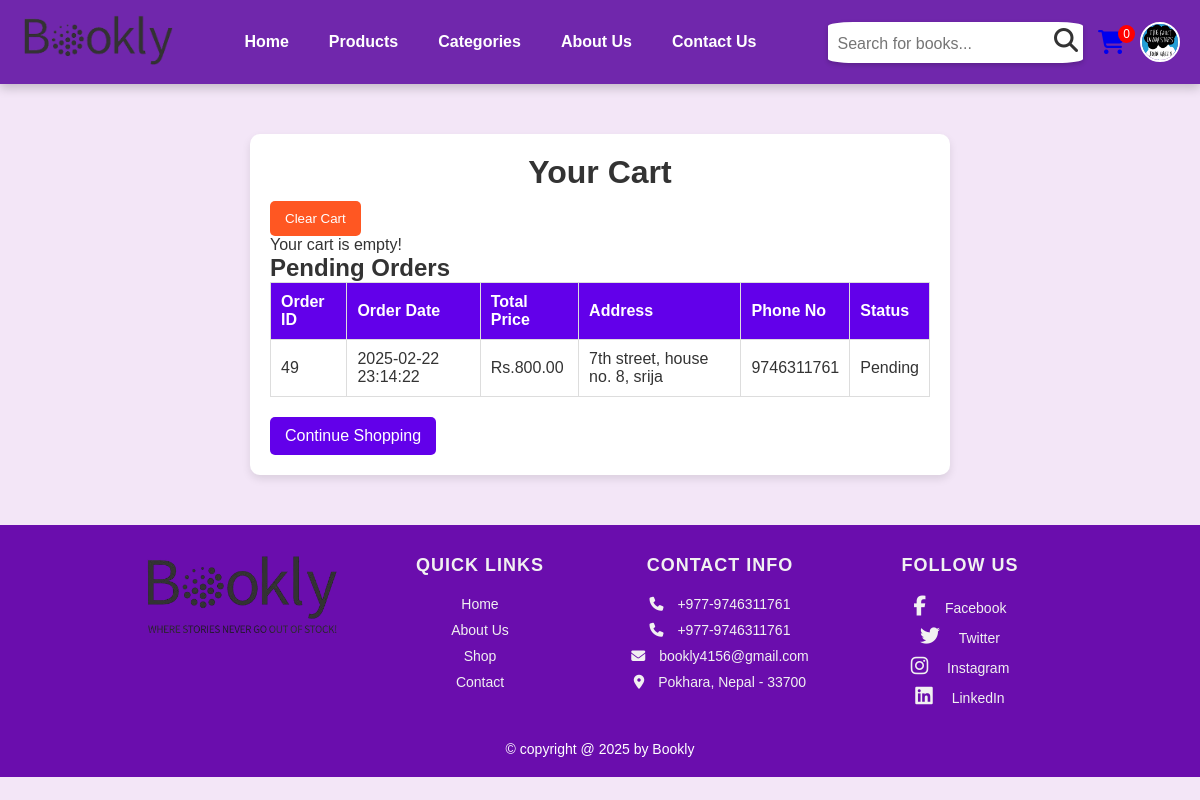
The app's page /cart.php (signed in) with its own data.
### tables this page shows
CREATE TABLE `users` (
  `id` int(11) NOT NULL,
  `username` varchar(50) NOT NULL,
  `email` varchar(30) NOT NULL,
  `password` varchar(255) NOT NULL,
  `address` varchar(50) NOT NULL,
  `phone_no` varchar(20) NOT NULL,
  `created_at` timestamp NOT NULL DEFAULT current_timestamp(),
  `profile_image` varchar(255) DEFAULT NULL
);

CREATE TABLE `orders` (
  `id` int(11) NOT NULL,
  `user_id` int(11) DEFAULT NULL,
  `order_date` timestamp NOT NULL DEFAULT current_timestamp(),
  `total_price` decimal(10,2) DEFAULT NULL,
  `status` enum('Pending','Completed','Cancelled') DEFAULT NULL,
  `address` varchar(30) NOT NULL,
  `phone_no` varchar(15) NOT NULL
);

### cart.php (the view, shortened to what this page needs)
<?php
include 'connection/config.php';
$user_id = $_SESSION['id'];
$product_details = [];
$pending_orders = [];
$order_query = "SELECT * FROM orders WHERE user_id = ? AND status = 'Pending'";
$stmt = $mysqli->prepare($order_query);
$stmt->bind_param("i", $user_id);
$stmt->execute();
$result = $stmt->get_result();
while ($row = $result->fetch_assoc()) {
    $pending_orders[] = $row;
}
?>
<!DOCTYPE html>
<html lang="en">
<head>
    <link rel="stylesheet" href="css/style.css">
    <link rel="stylesheet" href="css/cart.css">
</head>
<body>
    <?php include 'header.php'; ?>
    <div class="wrapper">
        <div class="container">
            <h1>Your Cart</h1>
            <form method="POST" style="display: inline;">
                <button type="submit" name="clear_cart" class="btn clear-cart-btn">Clear Cart</button>
            </form>
            <?php if (empty($product_details)): ?>
                <p>Your cart is empty!</p>
            <?php endif; ?>
            <h2>Pending Orders</h2>
            <?php if (empty($pending_orders)): ?>
                <p>No pending orders.</p>
            <?php else: ?>
                <table>
                    <thead>
                        <tr>
                            <th>Order ID</th>
                            <th>Order Date</th>
                            <th>Total Price</th>
                            <th>Address</th>
                            <th>Phone No</th>
                            <th>Status</th>
                        </tr>
                    </thead>
                    <tbody>
                        <?php foreach ($pending_orders as $order): ?>
                            <tr>
                                <td><?php echo htmlspecialchars($order['id']); ?></td>
                                <td><?php echo htmlspecialchars($order['order_date']); ?></td>
                                <td>Rs.<?php echo htmlspecialchars($order['total_price']); ?></td>
                                <td><?php echo htmlspecialchars($order['address']); ?></td>
                                <td><?php echo htmlspecialchars($order['phone_no']); ?></td>
                                <td><?php echo htmlspecialchars($order['status']); ?></td>
                            </tr>
                        <?php endforeach; ?>
                    </tbody>
                </table>
            <?php endif; ?>
            <a href="products.php" class="btn" style="margin-top: 20px;">Continue Shopping</a>
        </div>
    </div>
    <?php include 'footer.php'; ?>
</body>
</html>

### header.php (shortened to what this page needs)
<?php
require_once './connection/config.php';
$cartCount = isset($_SESSION['cart']) ? count($_SESSION['cart']) : 0;
$user_id = $_SESSION['id'];
$username = $email = $profile_picture = "";
if ($user_id) {
    $sql = "SELECT username, email, profile_image FROM users WHERE id = ?";
    if ($stmt = $mysqli->prepare($sql)) {
        $stmt->bind_param("i", $user_id);
        if ($stmt->execute()) {
            $stmt->bind_result($username, $email, $profile_picture);
        }
    }
}
?>
<!DOCTYPE html>
<html lang="en">
<head>
    <link rel="stylesheet" href="https://cdnjs.cloudflare.com/ajax/libs/font-awesome/6.7.1/css/all.min.css">
    <link rel="stylesheet" href="css/header.css">
    <link rel="stylesheet" href="css/style.css">
</head>
<body class="<?php echo $_SESSION['theme'] ?? 'default-theme'; ?>">
    <header class="header">
        <div class="header-container">
            <div class="logo">
                <a href="index.php"><img src="logo/logo-no-slogan-removebg-preview.png" alt="Logo"></a>
            </div>
            <nav class="nav-bar">
                <ul class="nav-links">
                    <li><a href="index.php">Home</a></li>
                    <li><a href="products.php">Products</a></li>
                    <li>
                        <a href="category.php">Categories </i></a>
                    </li>
                    <li><a href="about.php">About Us</a></li>
                    <li><a href="contactus.php">Contact Us</a></li>
                </ul>
            </nav>
            <div class="header-right">
                <div class="search-bar">
                    <form action="search_filter.php" method="post">
                        <input type="text" name="search_query" placeholder="Search for books..." value="<?php echo isset($search_query) ? $search_query : ''; ?>"
                        />
                        <button type="submit" name="search_query_btn"><i class="fas fa-search"></i></button>
                    </form>
                </div>
                <div style="position: relative; display: inline-block;">
                    <a href="cart.php"><i class="fa fa-shopping-cart" style="font-size: 24px;"></i></a>
                    <span
                        style="position: absolute; top: -5px; right: -10px; background: red; color: white; font-size: 12px; padding: 2px 5px; border-radius: 50%;">
                        <?php echo $cartCount; ?>
                    </span>
                </div>
                <div class="user-profile">
                    <div class="profile-dropdown">
                        <img src="<?php echo $profile_picture ? $profile_picture : 'uploads/userPfp/default-avatar.png'; ?>" alt="User Avatar" class="avatar">
                    </div>
                </div>
            </div>
        </div>
    </header>
</body>
</html>

### css/style.css (style rules this page uses)
* { margin: 0; padding: 0; box-sizing: border-box; }
body { background-color: #f3e6f7; color: #333; font-family:'Lucida Sans', 'Lucida Sans Regular', 'Lucida Grande', 'Lucida Sans Unicode', Geneva, Verdana, sans-serif; }
header { background-color: #6a0dad; color: #fff; box-shadow: 0 4px 10px rgba(0, 0, 0, 0.2); padding: 10px 20px; position: sticky; top: 0; z-index: 1000; display: flex; align-items: center; justify-content: space-between; width: 100%; box-sizing: border-box; transition: background-color 0.3s ease, box-shadow 0.3s ease; }

### css/cart.css (style rules this page uses)
body { font-family: Arial, sans-serif; background-color: #f4f4f9; color: #333; }
.wrapper { display: flex; flex-direction: column; }
.container { flex: 1; width: 800px; margin: 50px auto; padding: 20px; background: #fff; border-radius: 10px; box-shadow: 0 4px 8px rgba(0, 0, 0, 0.1); }
h1 { text-align: center; }
table { width: 100%; border-collapse: collapse; }
th, td { padding: 10px; text-align: left; border: 1px solid #ddd; }
th { background-color: #6200ea; color: #fff; }
.btn { background: #6200ea; color: #fff; padding: 10px 15px; border: none; border-radius: 5px; cursor: pointer; text-decoration: none; display: inline-block; margin-top: 10px; }
.clear-cart-btn { background: #ff5722; }

### css/header.css (style rules this page uses)
.header { background-color: #7027ac; padding: 15px 20px; box-shadow: 0 4px 10px rgba(0, 0, 0, 0.2); display: flex; align-items: center; justify-content: space-between; position: sticky; top: 0; z-index: 1000; transition: background-color 0.3s; }
.logo img { height: 50px; transition: transform 0.3s; }
.user-profile { margin-left: 15px; display: flex; align-items: center; cursor: pointer; }
.profile-dropdown { position: relative; display: flex; align-items: center; }
.profile-dropdown .avatar { width: 40px; height: 40px; border-radius: 50%; object-fit: cover; border: 2px solid #ffffff; }
.nav-bar { display: flex; align-items: center; flex-grow: 1; justify-content: center; }
.nav-links { list-style: none; padding: 0; display: flex; align-items: center; }
.nav-links li { position: relative; padding: 0 20px; font-weight: bold; }
.nav-links a { text-decoration: none; color: #ffffff; transition: color 0.3s ease-in-out; }
.search-bar { display: flex; align-items: center; padding: 5px; background: #fff; border-radius: 10%; box-shadow: 0 2px 5px rgba(0, 0, 0, 0.2); margin-right: 15px; }
.search-bar input[type="text"] { padding: 5px; font-size: 16px; border: none; outline: none; }
.search-bar button { background: none; border: none; cursor: pointer; font-size: 24px; color: #333; transition: color 0.3s; }
.header-container { display: flex; align-items: center; justify-content: space-between; width: 100%; }
.header-right { display: flex; align-items: center; }

### cart.php (style rules this page uses)
.container { width: 700px; }

### records on screen
users: profile_image (picture)
orders: id "49", order_date "2025-02-22 23:14:22", total_price "800.00", address "7th street, house no. 8, srija", phone_no "9746311761", status "Pending"

### other values on screen
$cartCount "0"
